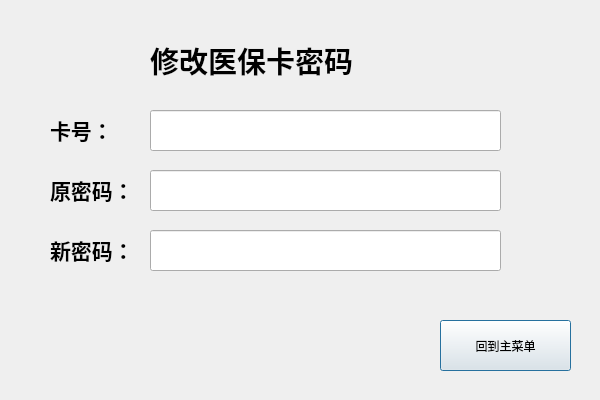
<?xml version="1.0" encoding="UTF-8"?>
<ui version="4.0">
 <class>c_1_xgybkmm</class>
 <widget class="QDialog" name="c_1_xgybkmm">
  <property name="geometry">
   <rect>
    <x>0</x>
    <y>0</y>
    <width>600</width>
    <height>400</height>
   </rect>
  </property>
  <property name="windowTitle">
   <string>Dialog</string>
  </property>
  <widget class="QPushButton" name="pushButton">
   <property name="geometry">
    <rect>
     <x>440</x>
     <y>320</y>
     <width>131</width>
     <height>51</height>
    </rect>
   </property>
   <property name="text">
    <string>回到主菜单</string>
   </property>
  </widget>
  <widget class="QLabel" name="label">
   <property name="geometry">
    <rect>
     <x>150</x>
     <y>30</y>
     <width>271</width>
     <height>61</height>
    </rect>
   </property>
   <property name="text">
    <string>&lt;html&gt;&lt;head/&gt;&lt;body&gt;&lt;p&gt;&lt;span style=&quot; font-size:22pt; font-weight:600;&quot;&gt;修改医保卡密码&lt;/span&gt;&lt;/p&gt;&lt;/body&gt;&lt;/html&gt;</string>
   </property>
  </widget>
  <widget class="QLabel" name="label_2">
   <property name="geometry">
    <rect>
     <x>50</x>
     <y>110</y>
     <width>101</width>
     <height>41</height>
    </rect>
   </property>
   <property name="text">
    <string>&lt;html&gt;&lt;head/&gt;&lt;body&gt;&lt;p&gt;&lt;span style=&quot; font-size:16pt; font-weight:600;&quot;&gt;卡号：&lt;/span&gt;&lt;/p&gt;&lt;/body&gt;&lt;/html&gt;</string>
   </property>
  </widget>
  <widget class="QLabel" name="label_3">
   <property name="geometry">
    <rect>
     <x>50</x>
     <y>170</y>
     <width>101</width>
     <height>41</height>
    </rect>
   </property>
   <property name="text">
    <string>&lt;html&gt;&lt;head/&gt;&lt;body&gt;&lt;p&gt;&lt;span style=&quot; font-size:16pt; font-weight:600;&quot;&gt;原密码：&lt;/span&gt;&lt;/p&gt;&lt;/body&gt;&lt;/html&gt;</string>
   </property>
  </widget>
  <widget class="QLabel" name="label_4">
   <property name="geometry">
    <rect>
     <x>50</x>
     <y>230</y>
     <width>101</width>
     <height>41</height>
    </rect>
   </property>
   <property name="text">
    <string>&lt;html&gt;&lt;head/&gt;&lt;body&gt;&lt;p&gt;&lt;span style=&quot; font-size:16pt; font-weight:600;&quot;&gt;新密码：&lt;/span&gt;&lt;/p&gt;&lt;/body&gt;&lt;/html&gt;</string>
   </property>
  </widget>
  <widget class="QLineEdit" name="lineEdit">
   <property name="geometry">
    <rect>
     <x>150</x>
     <y>110</y>
     <width>351</width>
     <height>41</height>
    </rect>
   </property>
  </widget>
  <widget class="QLineEdit" name="lineEdit_2">
   <property name="geometry">
    <rect>
     <x>150</x>
     <y>170</y>
     <width>351</width>
     <height>41</height>
    </rect>
   </property>
   <property name="contextMenuPolicy">
    <enum>Qt::DefaultContextMenu</enum>
   </property>
   <property name="echoMode">
    <enum>QLineEdit::Password</enum>
   </property>
  </widget>
  <widget class="QLineEdit" name="lineEdit_3">
   <property name="geometry">
    <rect>
     <x>150</x>
     <y>230</y>
     <width>351</width>
     <height>41</height>
    </rect>
   </property>
   <property name="echoMode">
    <enum>QLineEdit::Password</enum>
   </property>
  </widget>
 </widget>
 <resources/>
 <connections/>
</ui>
